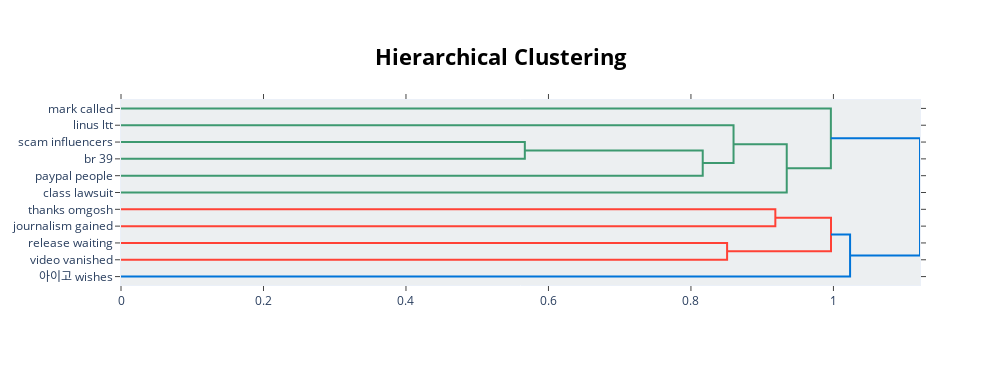

The cell this chart's notebook holds for it:
### Code cell
model.visualize_hierarchy(custom_labels=True)

### Figure 1 — Plotly figure (JSON) as saved in the notebook; plotly's stock layout.template omitted (floating-point values rounded to 4 significant figures)
{"data": [{"hoverinfo": "text", "marker": {"color": "rgb(61,153,112)"}, "mode": "lines", "type": "scatter", "x": [0, 0.5668, 0.5668, 0], "xaxis": "x", "y": [-25, -25, -35, -35], "yaxis": "y"}, {"hoverinfo": "text", "marker": {"color": "rgb(61,153,112)"}, "mode": "lines", "type": "scatter", "x": [0.5668, 0.8165, 0.8165, 0], "xaxis": "x", "y": [-30, -30, -45, -45], "yaxis": "y"}, {"hoverinfo": "text", "marker": {"color": "rgb(61,153,112)"}, "mode": "lines", "type": "scatter", "x": [0, 0.8598, 0.8598, 0.8165], "xaxis": "x", "y": [-15, -15, -37.5, -37.5], "yaxis": "y"}, {"hoverinfo": "text", "marker": {"color": "rgb(61,153,112)"}, "mode": "lines", "type": "scatter", "x": [0.8598, 0.9345, 0.9345, 0], "xaxis": "x", "y": [-26.25, -26.25, -55, -55], "yaxis": "y"}, {"hoverinfo": "text", "marker": {"color": "rgb(61,153,112)"}, "mode": "lines", "type": "scatter", "x": [0, 0.9964, 0.9964, 0.9345], "xaxis": "x", "y": [-5, -5, -40.62, -40.62], "yaxis": "y"}, {"hoverinfo": "text", "marker": {"color": "rgb(255,65,54)"}, "mode": "lines", "type": "scatter", "x": [0, 0.9185, 0.9185, 0], "xaxis": "x", "y": [-65, -65, -75, -75], "yaxis": "y"}, {"hoverinfo": "text", "marker": {"color": "rgb(255,65,54)"}, "mode": "lines", "type": "scatter", "x": [0, 0.8507, 0.8507, 0], "xaxis": "x", "y": [-85, -85, -95, -95], "yaxis": "y"}, {"hoverinfo": "text", "marker": {"color": "rgb(255,65,54)"}, "mode": "lines", "type": "scatter", "x": [0.9185, 0.9966, 0.9966, 0.8507], "xaxis": "x", "y": [-70, -70, -90, -90], "yaxis": "y"}, {"hoverinfo": "text", "marker": {"color": "rgb(0,116,217)"}, "mode": "lines", "type": "scatter", "x": [0.9966, 1.023, 1.023, 0], "xaxis": "x", "y": [-80, -80, -105, -105], "yaxis": "y"}, {"hoverinfo": "text", "marker": {"color": "rgb(0,116,217)"}, "mode": "lines", "type": "scatter", "x": [0.9964, 1.122, 1.122, 1.023], "xaxis": "x", "y": [-22.81, -22.81, -92.5, -92.5], "yaxis": "y"}], "layout": {"autosize": false, "height": 365, "hoverlabel": {"bgcolor": "white", "font": {"family": "Rockwell", "size": 16}}, "hovermode": "closest", "plot_bgcolor": "#ECEFF1", "showlegend": false, "title": {"font": {"color": "Black", "size": 22}, "text": "<b>Hierarchical Clustering</b>", "x": 0.5, "xanchor": "center", "yanchor": "top"}, "width": 1000, "xaxis": {"mirror": "allticks", "rangemode": "tozero", "showgrid": false, "showline": true, "showticklabels": true, "ticks": "outside", "type": "linear", "zeroline": false}, "yaxis": {"mirror": "allticks", "range": [-110, 0], "rangemode": "tozero", "showgrid": false, "showline": true, "showticklabels": true, "tickmode": "array", "ticks": "outside", "ticktext": ["mark called", "linus ltt", "scam influencers", "br 39", "paypal people", "class lawsuit", "thanks omgosh", "journalism gained", "release waiting", "video vanished", "아이고 wishes"], "tickvals": [-5, -15, -25, -35, -45, -55, -65, -75, -85, -95, -105], "type": "linear", "zeroline": false}}}
